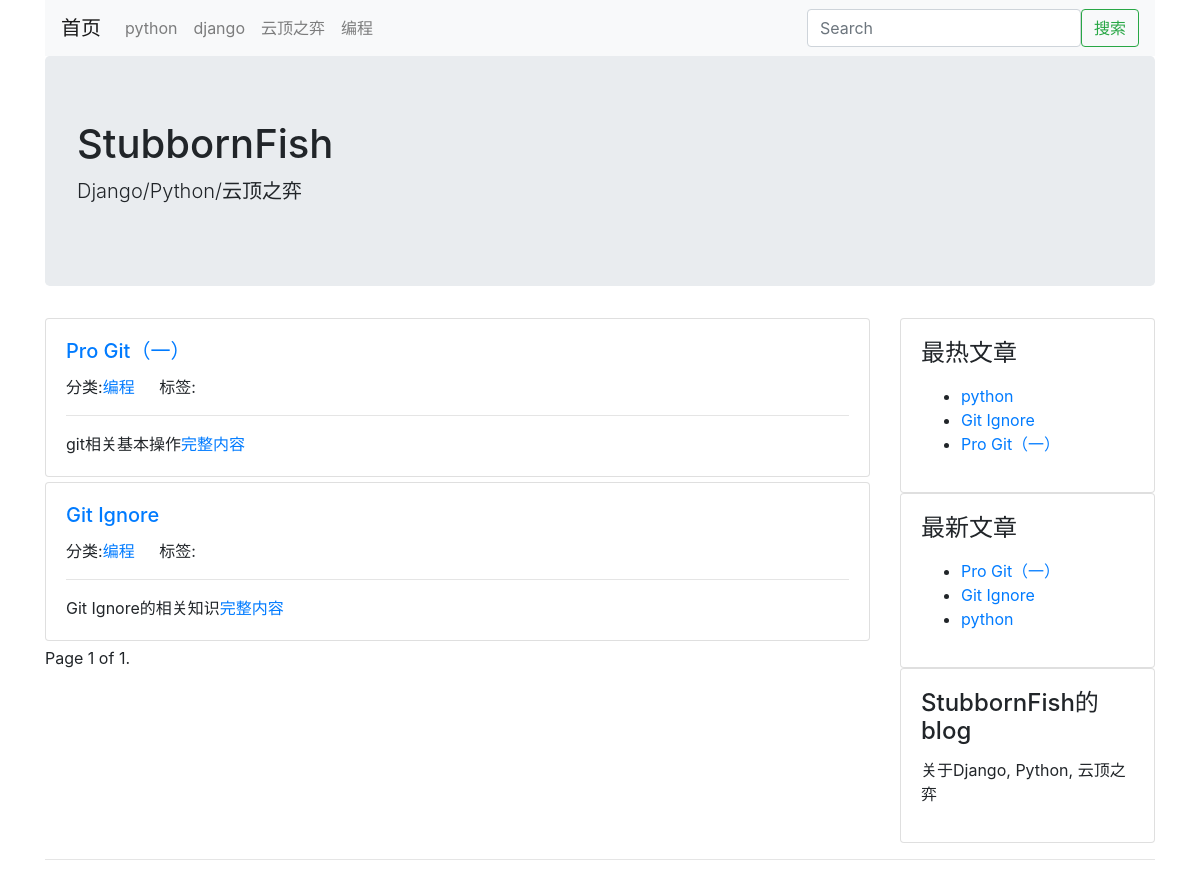
The app's page /category/4/ with its own data.
### blog/models.py (models this page shows, shortened)
class Category(models.Model):
    name = models.CharField(max_length=50, verbose_name='名称')
    is_nav = models.BooleanField(default=False, verbose_name='是否为导航')
    class Meta:
        verbose_name = verbose_name_plural = '分类'
    @classmethod
    def get_navs(cls):
        catogories = Category.objects.all()
        normal_cato = []
        nav_cato = []
        for item in catogories:
            if item.is_nav:
                nav_cato.append(item)
            else:
                normal_cato.append(item)
        return {
            'navs': nav_cato,
            'categories': normal_cato
        }

class ArticlePost(models.Model):
    title = models.CharField(max_length=100, verbose_name="标题")
    desc = models.CharField(max_length=1024, blank=True, verbose_name='摘要')
    body = models.TextField(verbose_name='正文', help_text="正文为Markdown格式")
    content_html = models.TextField(verbose_name='正文markdown代码', blank=True, editable=False)
    category = models.ForeignKey(
        Category,
        blank=True,
        null=True,
        on_delete=models.DO_NOTHING,
        verbose_name='分类'
    )
    tag = models.ManyToManyField(
        Tag,
        blank=True,
        verbose_name='标签'
    )
    created_time = models.DateTimeField(auto_now_add=True, verbose_name='创建时间')
    updated_time = models.DateTimeField(auto_now=True, verbose_name='修改时间')
    pv = models.PositiveIntegerField(default=1)
    uv = models.PositiveIntegerField(default=1)
    class Meta:
        verbose_name = verbose_name_plural = '文章'
        ordering = ['-created_time']
    @classmethod
    def latest_posts(cls):
        queryset = cls.objects.all()
        return queryset
    @classmethod
    def host_posts(cls):
        result = cache.get('host_posts')
        if not result:
            result = cls.objects.all().order_by('-pv')
            cache.set('host_posts', result, 60*10)
        return result

### config/models.py (models this page shows, shortened)
class SideBar(models.Model):
    SIDE_TYPE = (
        (1, 'HTML'),
        (2, '最新文章'),
        (3, '最热文章'),
    )
    title = models.CharField(max_length=50, verbose_name='标题')
    display_type = models.PositiveIntegerField(default=1, choices=SIDE_TYPE, verbose_name='展示类型')
    contents = models.CharField(max_length=500, blank=True, help_text="如果不是html类型，可为空", verbose_name='内容')
    class Meta:
        verbose_name = verbose_name_plural = '侧边栏'
    def content_html(self):
        from blog.models import ArticlePost
        result = ''
        if self.display_type == 1:
            result = self.contents
        elif self.display_type == 2:
            context = {
                'posts': ArticlePost.latest_posts()
            }
            result = render_to_string('config/blocks/sidebar_posts.html', context)
        elif self.display_type == 3:
            context = {
                'posts': ArticlePost.host_posts()
            }
            result = render_to_string('config/blocks/sidebar_posts.html', context)
        return result

### blog/views.py (the view)
# urls.py: path('category/<category_id>/', CategoryView.as_view(), name='category-list'),
class CategoryView(IndexView):
    def get_context_data(self, **kwargs):
        context = super().get_context_data(**kwargs)
        category_id = self.kwargs.get('category_id')
        category = get_object_or_404(Category, pk=category_id)
        context.update({
            'category': category
        })
        return context
    def get_queryset(self):
        queryset = super().get_queryset()
        category_id = self.kwargs.get('category_id')
        return queryset.filter(category_id=category_id)

### blog/views.py (called while the page is built)
    def get_context_data(self, **kwargs):
        context = super().get_context_data(**kwargs)
        context.update({
            'sidebars': SideBar.objects.all()
        })
        context.update(Category.get_navs())
        return context

### templates/blog/list.html (shortened to what this page needs)
{% extends "./base.html" %}
{% block main %}
    {% for post in article_list %}
    <div class="card post">
        <div class="card-body">
            <h5 class="card-title"><a href="{% url 'post-detail' post.id %}">{{ post.title }}</a></h5>
            <span class="card-link">分类:<a href="{% url 'category-list' post.category_id %}">{{ post.category.name }}</a></span>
            <span class="card-link">标签:
            </span>
            <hr/>
            <p class="card-text">{{ post.desc }}<a href="{% url 'post-detail' post.id %}">完整内容</a></p>
        </div>
    </div>
    {% endfor %}
    {% if page_obj %}
        Page {{ page_obj.number }} of {{ paginator.num_pages }}.
    {% endif %}
{% endblock %}

### templates/blog/base.html (shortened to what this page needs)
{% load static %}
<!DOCTYPE HTML>
<html lang="en">
  <head>
    <link rel="stylesheet" href="{% static 'css/bootstrap.css' %}">
  </head>
  <body>
	<div class="container head">
        <nav class="navbar navbar-expand-lg navbar-light bg-light">
          <a class="navbar-brand" href="/">首页</a>
          <div class="collapse navbar-collapse" id="navbarSupportedContent">
            <ul class="navbar-nav mr-auto">
            {% for item in navs %}
              <li class="nav-item">
                  <a class="nav-link" href="{% url 'category-list' item.id %}">{{ item.name }}</a>
              </li>
            {% endfor %}
            </ul>
            <form class="form-inline" action='/search/' method='GET'>
                <input class="form-control" type="search" name="keyword" placeholder="Search" aria-label="Search" value="{{ keyword }}">
                <button class="btn btn-outline-success" type="submit">搜索</button>
            </form>
          </div>
        </nav>
        <div class="jumbotron">
            <h1 class="display-5">StubbornFish</h1>
            <p class="lead">Django/Python/云顶之弈</p>
        </div>
	</div>
	<div class="container main">
        <div class="row">
            <div class="col-9 post-list">
            {% block main %}
            {% endblock %}
            </div>
            <div class="col-3">
                {% for sidebar in sidebars %}
                <div class="card sidebar">
                    <div class="card-body">
                        <h4 class="card-title">{{ sidebar.title }}</h4>
                        <p>
                        {{ sidebar.content_html }}
                        </p>
                    </div>
                </div>
                {% endfor %}
            </div>
        </div>
    </div>
    <footer class="footer">
        {% block footer %}
        <div class="container">
            <hr/>
        </div>
        {% endblock %}
    </footer>
  </body>
</html>

### templates/config/blocks/sidebar_posts.html
<ul>
{% for post in posts %}
<li><a href="{% url 'post-detail' post.id %}">{{ post.title }}</a>
{% endfor %}
</ul>

### templates/blog/base.html (style rules this page uses)
.post { margin-bottom: 5px; }

### records on screen
Category: name "python"
Category: name "django"
Category: name "云顶之弈"
Category: name "编程"
ArticlePost: title "Pro Git（一）", category.name "编程", desc "git相关基本操作"
ArticlePost: title "Git Ignore", category.name "编程", desc "Git Ignore的相关知识"
SideBar: title "最热文章"
ArticlePost: title "python"
SideBar: title "最新文章"
SideBar: title "StubbornFish的blog", content_html "关于Django, Python, 云顶之弈"

### other values on screen
{{ page_obj.number }} "1"
{{ paginator.num_pages }} "1"
